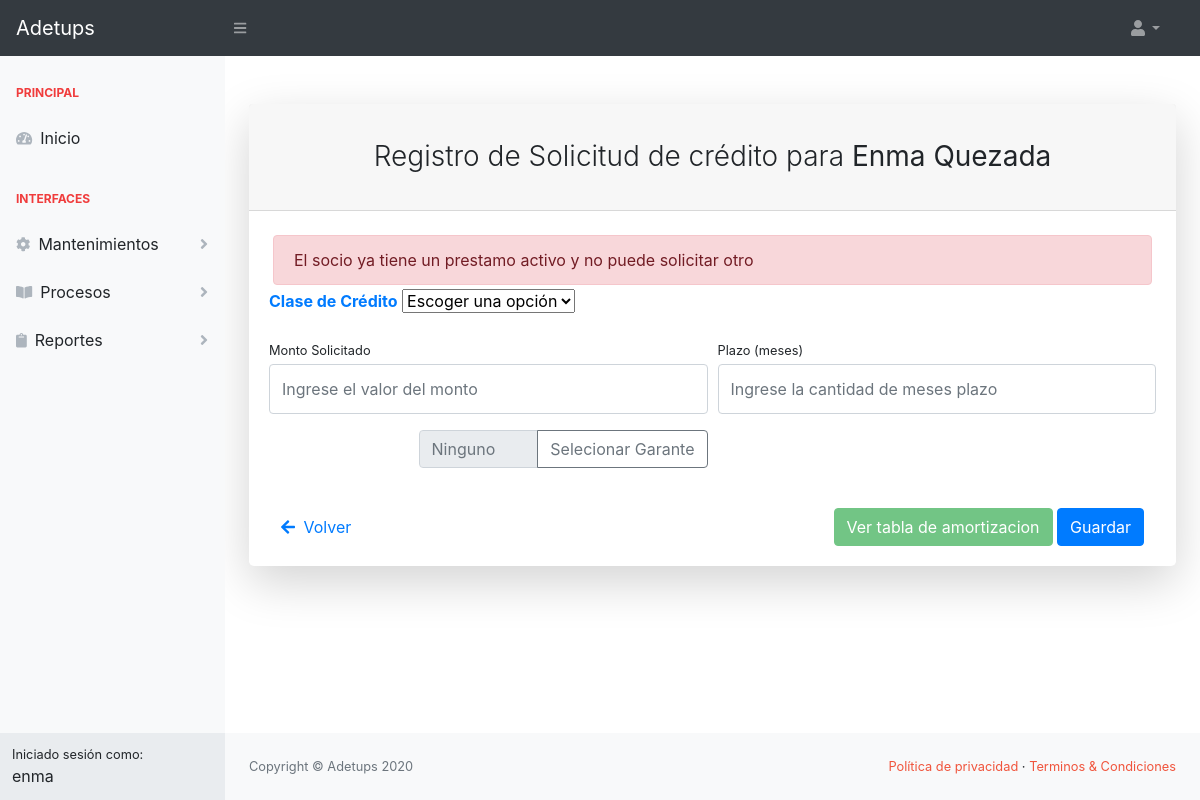
Screenshot of /asistente/solicitudcreditocreate/10/ (signed in) with the database file from the repository.
### sistema/models.py (models this page shows, shortened)
class Usuario(AbstractBaseUser, PermissionsMixin):
    foto = models.ImageField(upload_to='img_perfil', null=True, blank=True, default='img_perfil/default-avatar.jpg')
    nombres = models.CharField(max_length=50, null=True, blank=True)
    date_joined = models.DateTimeField(default=timezone.now, null=True, blank=True)
    apellidos = models.CharField(max_length=50, null=True, blank=True)
    username = models.CharField(max_length=50, null=True, blank=True, unique=True)
    email = models.EmailField(unique=True, null=True, blank=True)
    fecha_nacimiento = models.DateField(null=True, blank=True)
    is_active = models.BooleanField(default=True, null=True, blank=True)
    is_staff = models.BooleanField(default=False, null=True, blank=True)
    tipo = models.CharField(max_length=20, null=True, blank=True)
    USERNAME_FIELD = 'username'
    objects = PersonalizadoBaseUserManager()

class Socio(models.Model):
    usuario = models.ForeignKey(Usuario, on_delete=models.CASCADE)
    direccion = models.CharField(max_length=80, null=True, blank=True)  # Field name made lowercase.
    telefono = models.CharField(max_length=15, null=True, blank=True)  # Field name made lowercase.
    celular = models.CharField(max_length=10, null=True, blank=True)  # Field name made lowercase.
    cargo = models.CharField(max_length=20, null=True, blank=True)  # Field name made lowercase.
    area = models.CharField(max_length=20, null=True, blank=True)  # Field name made lowercase.
    fecha_ingreso = models.DateField(blank=True, null=True)  # Field name made lowercase.
    is_garante = models.BooleanField(default=False, null=True, blank=True)
    rubros = models.ManyToManyField(RubroSocio, blank=True, null=True)

### asistente/views.py (the view, shortened to what this page needs)
# urls.py: re_path('solicitudcreditocreate/(?P<usuario_id>\d+)/$', SolicitudCreditoCreate.as_view(),
class SolicitudCreditoCreate(LoginRequiredMixin, CreateView):
    model = SolicitudCredito
    form_class = SolicitudCreditoForm
    template_name = 'asistente/solicitudcredito_form.html'
    success_url = reverse_lazy('asistente:home')
    def get(self, request, *args, **kwargs):
        socio = Socio.objects.get(usuario_id=self.request.user.id)
        if self.kwargs['usuario_id']:
            socio = Socio.objects.get(usuario_id=self.kwargs['usuario_id'])
        if Credito.objects.filter(socio=socio).exists():
            messages.error(request, 'El socio ya tiene un prestamo activo y no puede solicitar otro')
        return super().get(request, *args, **kwargs)
    def get_context_data(self, **kwargs):
        context = super().get_context_data(**kwargs)
        clasecreditos = ClaseCredito.objects.all()
        garantes = Socio.objects.filter(is_garante=False)
        context["clasecreditos"] = clasecreditos
        socio_usuario = Socio.objects.get(usuario_id=self.kwargs['usuario_id'])
        context["socio"] = socio_usuario
        context["garantes"] = garantes
        return context

### asistente/forms.py (shortened to what this page needs)
class SolicitudCreditoForm(forms.ModelForm):
    class Meta:
        model = SolicitudCredito
        fields = ['clasecredito', 'garante', 'monto', 'plazo']

### asistente/templates/asistente/solicitudcredito_form.html (shortened to what this page needs)
{% extends 'asistente/index.html' %}
{% block content %}
    <div class="card shadow-lg border-0 rounded-lg mt-5">
        <div class="card-header"><h3 class="text-center font-weight-light my-4">Registro de Solicitud
            de crédito para <strong>{{ socio.usuario.nombres|title }} {{ socio.usuario.apellidos|title }}</strong></h3>
        </div>
        <div class="card-body">
            {% if messages %}
                {% for message in messages %}
                    <div class="alert alert-danger m-1" role="alert">{{ message }}</div>
                {% endfor %}
            {% endif %}
            <form method="post">
                <div class="form-group">
                    <label class="text-md-center font-weight-bold text-primary" for="clasecreditoId">Clase de
                        Crédito</label>
                    <select class="selectpicker" name="clasecredito" id="clasecreditoId" onchange="enviarParametros()"
                            required>
                        <option value="" disabled selected>Escoger una opción</option>
                    </select>
                </div>
                <div class="form-row">
                    <div class="col-md-6">
                        <div class="form-group">
                            <label class="small mb-1" for="montoId">Monto Solicitado <strong id="montoRangoId"></strong></label>
                            <input class="form-control py-4" id="montoId" name="monto" type="number"
                                   placeholder="Ingrese el valor del monto" value="{{ solicitudcredito.monto }}"
                                   onkeyup="return soloNumeros(event)" required/>
                        </div>
                    </div>
                    <div class="col-md-6">
                        <div class="form-group">
                            <label class="small mb-1" for="plazoId">Plazo (meses)</label>
                            <input class="form-control py-4" id="plazoId" name="plazo" type="number"
                                   placeholder="Ingrese la cantidad de meses plazo" value="{{ solicitudcredito.plazo }}"
                                   onkeyup="return soloNumeros(event)" required/>
                        </div>
                    </div>
                </div>
                <div class="form-row justify-content-center">
                    <div class="col-4">
                        <div class="form-group">
                            <div class="input-group mb-3">
                                <input type="text" class="form-control" placeholder="Ninguno"
                                       id="garanteId" name="garante"
                                       required readonly/>
                                <div class="input-group-append">
                                    <button type="button" class="btn btn-outline-secondary" data-toggle="modal"
                                            data-target="#modalGarante">Selecionar Garante
                                    </button>
                                </div>
                            </div>
                        </div>
                    </div>
                    <div class="col-4">
                    </div>
                </div>
                <div class="form-group d-flex align-items-center justify-content-between mt-4 mb-0">
                    <div class="col-md-6">
                        <a href="{% url 'asistente:home' %}">
                            Volver
                        </a>
                    </div>
                    <div class="col-md-6 text-right">
                        <button type="button" class="btn btn-success" data-toggle="modal"
                                data-target="#modalTablaAmortizacion" onclick="calcular()" id="buttonAmortizacion"
                                disabled>Ver tabla de amortizacion
                        </button>
                        <button type="submit" class="btn btn-primary">Guardar</button>
                    </div>
                </div>
            </form>
        </div>
    </div>
{% endblock %}

### sistema/templates/sistema/base.html (shortened to what this page needs)
{% load static %}
<!DOCTYPE html>
<html lang="en">
<head>
    {% block css %}
        <link href="{% static 'css/styles.css' %}" rel="stylesheet"/>
        <link href="https://cdn.datatables.net/1.10.20/css/dataTables.bootstrap4.min.css" rel="stylesheet"
/>
        <link rel="stylesheet"
              href="https://cdn.jsdelivr.net/npm/bootstrap-select@1.13.14/dist/css/bootstrap-select.min.css">
        <link href="{% static 'css/datepicker.css' %}" rel="stylesheet">
        <link rel="stylesheet" href="https://cdn.datatables.net/buttons/1.6.5/css/buttons.dataTables.min.css">
    {% endblock %}
</head>
<body class="sb-nav-fixed">
<nav class="sb-topnav navbar navbar-expand navbar-dark bg-dark">
    <a class="navbar-brand" href="/">Adetups</a>
    <button class="btn btn-link btn-sm order-1 order-lg-0" id="sidebarToggle" href="#"><i class="fas fa-bars"></i>
    </button>
    <ul class="navbar-nav d-none d-md-inline-block form-inline ml-auto mr-0 mr-md-3 my-2 my-md-0">
        <li class="nav-item dropdown">
            <a class="nav-link dropdown-toggle" id="userDropdown" href="#" role="button" data-toggle="dropdown"
               aria-haspopup="true" aria-expanded="false"><i class="fas fa-user fa-fw"></i></a>
        </li>
    </ul>
</nav>
<div id="layoutSidenav">
    <div id="layoutSidenav_nav">
        <nav class="sb-sidenav accordion sb-sidenav-light" id="sidenavAccordion">
            <div class="sb-sidenav-menu">
                <div class="nav">
                    {% block navbar %}
                    {% endblock %}
                </div>
            </div>
            <div class="sb-sidenav-footer">
                <div class="small">Iniciado sesión como:</div>
                {{ request.user.nombres }}
            </div>
        </nav>
    </div>
    <div id="layoutSidenav_content">
        <main>
            <div class="container-fluid">
                {% block content %}
                {% endblock %}
            </div>
        </main>
        <footer class="py-4 bg-light mt-auto">
            <div class="container-fluid">
                <div class="d-flex align-items-center justify-content-between small">
                    <div class="text-muted">Copyright &copy; Adetups 2020</div>
                    <div>
                        <a href="#" class="text-adetups">Política de privacidad</a>
                        &middot;
                        <a href="#" class="text-adetups">Terminos &amp; Condiciones</a>
                    </div>
                </div>
            </div>
        </footer>
    </div>
</div>
</body>
</html>

### rows the page displays
Usuario: user.nombres "enma"
Socio: usuario.nombres "Enma", usuario.apellidos "Quezada"

### other values shown
{{ message }} "El socio ya tiene un prestamo activo y no puede solicitar otro"
